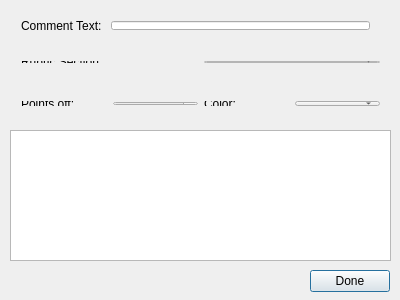
<?xml version="1.0" encoding="UTF-8"?>
<ui version="4.0">
 <class>Dialog</class>
 <widget class="QDialog" name="Dialog">
  <property name="geometry">
   <rect>
    <x>0</x>
    <y>0</y>
    <width>400</width>
    <height>300</height>
   </rect>
  </property>
  <property name="windowTitle">
   <string>Dialog</string>
  </property>
  <widget class="QPushButton" name="doneButton">
   <property name="geometry">
    <rect>
     <x>310</x>
     <y>270</y>
     <width>80</width>
     <height>22</height>
    </rect>
   </property>
   <property name="text">
    <string>Done</string>
   </property>
  </widget>
  <widget class="QListWidget" name="commentList">
   <property name="geometry">
    <rect>
     <x>10</x>
     <y>130</y>
     <width>381</width>
     <height>131</height>
    </rect>
   </property>
  </widget>
  <widget class="QWidget" name="">
   <property name="geometry">
    <rect>
     <x>10</x>
     <y>50</y>
     <width>381</width>
     <height>24</height>
    </rect>
   </property>
   <layout class="QHBoxLayout" name="horizontalLayout_3">
    <item>
     <widget class="QLabel" name="rubricSectionLabel">
      <property name="text">
       <string>Rubric Section: </string>
      </property>
     </widget>
    </item>
    <item>
     <widget class="QComboBox" name="rubricSectionDropDown"/>
    </item>
   </layout>
  </widget>
  <widget class="QWidget" name="">
   <property name="geometry">
    <rect>
     <x>10</x>
     <y>10</y>
     <width>371</width>
     <height>31</height>
    </rect>
   </property>
   <layout class="QHBoxLayout" name="horizontalLayout_4">
    <item>
     <widget class="QLabel" name="commentTextLabel">
      <property name="text">
       <string>Comment Text: </string>
      </property>
     </widget>
    </item>
    <item>
     <widget class="QLineEdit" name="commentText"/>
    </item>
   </layout>
  </widget>
  <widget class="QWidget" name="">
   <property name="geometry">
    <rect>
     <x>10</x>
     <y>90</y>
     <width>381</width>
     <height>27</height>
    </rect>
   </property>
   <layout class="QHBoxLayout" name="horizontalLayout_5">
    <item>
     <layout class="QHBoxLayout" name="horizontalLayout">
      <item>
       <widget class="QLabel" name="pointsOffLabel">
        <property name="text">
         <string>Points off:</string>
        </property>
       </widget>
      </item>
      <item>
       <widget class="QDoubleSpinBox" name="pointsOffSpinBox"/>
      </item>
     </layout>
    </item>
    <item>
     <layout class="QHBoxLayout" name="horizontalLayout_2">
      <item>
       <widget class="QLabel" name="colorLabel">
        <property name="text">
         <string>Color: </string>
        </property>
       </widget>
      </item>
      <item>
       <widget class="QComboBox" name="colorDropDown"/>
      </item>
     </layout>
    </item>
   </layout>
  </widget>
 </widget>
 <layoutdefault spacing="6" margin="11"/>
 <resources/>
 <connections/>
</ui>
